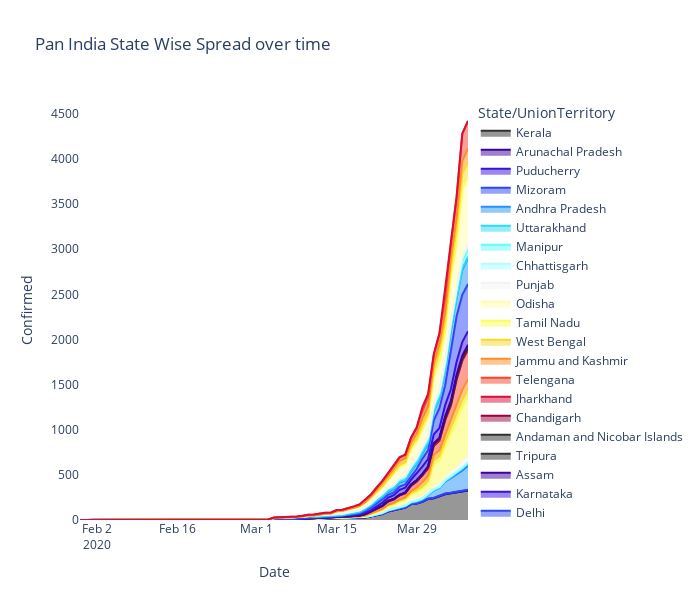

Source (notebook cell):
### Code cell
spread = CovidIndia.groupby(['Date', 'State/UnionTerritory'])['Confirmed'].sum().reset_index().sort_values('Date', ascending=True).sort_values('Confirmed', ascending=True)
fig = px.area(spread, x="Date", y="Confirmed",color='State/UnionTerritory',title='Pan India State Wise Confirmed over time',height=500,
              color_discrete_sequence = px.colors.cyclical.Edge)
fig.update_layout(plot_bgcolor='rgb(275, 270, 273)',width=700, height=600)

### Figure 1 — Plotly figure (JSON) as saved in the notebook; plotly's stock layout.template omitted (floating-point values rounded to 4 significant figures)
{"data": [{"hovertemplate": "State/UnionTerritory=Kerala<br>Date=%{x}<br>Confirmed=%{y}<extra></extra>", "legendgroup": "Kerala", "line": {"color": "#313131"}, "mode": "lines", "name": "Kerala", "orientation": "v", "showlegend": true, "stackgroup": "1", "type": "scatter", "x": ["2020-01-30T00:00:00", "2020-01-31T00:00:00", "2020-02-01T00:00:00", "2020-02-23T00:00:00", "2020-02-22T00:00:00", "2020-02-25T00:00:00", "2020-02-27T00:00:00", "2020-02-28T00:00:00", "2020-02-29T00:00:00", "2020-03-01T00:00:00", "2020-03-02T00:00:00", "2020-02-24T00:00:00", "2020-02-21T00:00:00", "2020-02-26T00:00:00", "2020-02-19T00:00:00", "2020-02-02T00:00:00", "2020-02-03T00:00:00", "2020-02-04T00:00:00", "2020-02-05T00:00:00", "2020-02-06T00:00:00", "2020-02-07T00:00:00", "2020-02-08T00:00:00", "2020-02-09T00:00:00", "2020-02-10T00:00:00", "2020-02-20T00:00:00", "2020-02-11T00:00:00", "2020-02-13T00:00:00", "2020-02-14T00:00:00", "2020-02-15T00:00:00", "2020-02-16T00:00:00", "2020-02-17T00:00:00", "2020-03-03T00:00:00", "2020-02-12T00:00:00", "2020-02-18T00:00:00", "2020-03-06T00:00:00", "2020-03-05T00:00:00", "2020-03-04T00:00:00", "2020-03-07T00:00:00", "2020-03-08T00:00:00", "2020-03-09T00:00:00", "2020-03-10T00:00:00", "2020-03-12T00:00:00", "2020-03-11T00:00:00", "2020-03-14T00:00:00", "2020-03-13T00:00:00", "2020-03-15T00:00:00", "2020-03-16T00:00:00", "2020-03-17T00:00:00", "2020-03-19T00:00:00", "2020-03-18T00:00:00", "2020-03-20T00:00:00", "2020-03-21T00:00:00", "2020-03-22T00:00:00", "2020-03-23T00:00:00", "2020-03-24T00:00:00", "2020-03-25T00:00:00", "2020-03-26T00:00:00", "2020-03-27T00:00:00", "2020-03-28T00:00:00", "2020-03-29T00:00:00", "2020-03-30T00:00:00", "2020-03-31T00:00:00", "2020-04-01T00:00:00", "2020-04-02T00:00:00", "2020-04-03T00:00:00", "2020-04-04T00:00:00", "2020-04-05T00:00:00", "2020-04-06T00:00:00", "2020-04-07T00:00:00"], "xaxis": "x", "y": [1, 1, 2, 3, 3, 3, 3, 3, 3, 3, 3, 3, 3, 3, 3, 3, 3, 3, 3, 3, 3, 3, 3, 3, 3, 3, 3, 3, 3, 3, 3, 3, 3, 3, 3, 3, 3, 3, 8, 9, 15, 17, 17, 19, 19, 22, 23, 26, 27, 27, 28, 40, 52, 67, 95, 109, 118, 137, 176, 182, 202, 234, 241, 265, 286, 295, 306, 314, 327], "yaxis": "y"}, {"hovertemplate": "State/UnionTerritory=Arunachal Pradesh<br>Date=%{x}<br>Confirmed=%{y}<extra></extra>", "legendgroup": "Arunachal Pradesh", "line": {"color": "#3d019d"}, "mode": "lines", "name": "Arunachal Pradesh", "orientation": "v", "showlegend": true, "stackgroup": "1", "type": "scatter", "x": ["2020-04-03T00:00:00", "2020-04-06T00:00:00", "2020-04-05T00:00:00", "2020-04-04T00:00:00", "2020-04-07T00:00:00"], "xaxis": "x", "y": [1, 1, 1, 1, 1], "yaxis": "y"}, {"hovertemplate": "State/UnionTerritory=Puducherry<br>Date=%{x}<br>Confirmed=%{y}<extra></extra>", "legendgroup": "Puducherry", "line": {"color": "#3810dc"}, "mode": "lines", "name": "Puducherry", "orientation": "v", "showlegend": true, "stackgroup": "1", "type": "scatter", "x": ["2020-03-30T00:00:00", "2020-03-31T00:00:00", "2020-03-18T00:00:00", "2020-03-29T00:00:00", "2020-03-22T00:00:00", "2020-03-26T00:00:00", "2020-03-24T00:00:00", "2020-03-25T00:00:00", "2020-03-23T00:00:00", "2020-03-19T00:00:00", "2020-03-27T00:00:00", "2020-03-20T00:00:00", "2020-03-28T00:00:00", "2020-03-21T00:00:00", "2020-04-01T00:00:00", "2020-04-02T00:00:00", "2020-04-04T00:00:00", "2020-04-07T00:00:00", "2020-04-03T00:00:00", "2020-04-05T00:00:00", "2020-04-06T00:00:00"], "xaxis": "x", "y": [1, 1, 1, 1, 1, 1, 1, 1, 1, 1, 1, 1, 1, 1, 3, 3, 5, 5, 5, 5, 5], "yaxis": "y"}, {"hovertemplate": "State/UnionTerritory=Mizoram<br>Date=%{x}<br>Confirmed=%{y}<extra></extra>", "legendgroup": "Mizoram", "line": {"color": "#2d47f9"}, "mode": "lines", "name": "Mizoram", "orientation": "v", "showlegend": true, "stackgroup": "1", "type": "scatter", "x": ["2020-03-30T00:00:00", "2020-04-04T00:00:00", "2020-03-31T00:00:00", "2020-04-03T00:00:00", "2020-04-06T00:00:00", "2020-03-26T00:00:00", "2020-03-25T00:00:00", "2020-04-07T00:00:00", "2020-03-27T00:00:00", "2020-03-29T00:00:00", "2020-04-05T00:00:00", "2020-03-28T00:00:00", "2020-04-01T00:00:00", "2020-04-02T00:00:00"], "xaxis": "x", "y": [1, 1, 1, 1, 1, 1, 1, 1, 1, 1, 1, 1, 1, 1], "yaxis": "y"}, {"hovertemplate": "State/UnionTerritory=Andhra Pradesh<br>Date=%{x}<br>Confirmed=%{y}<extra></extra>", "legendgroup": "Andhra Pradesh", "line": {"color": "#2593ff"}, "mode": "lines", "name": "Andhra Pradesh", "orientation": "v", "showlegend": true, "stackgroup": "1", "type": "scatter", "x": ["2020-03-15T00:00:00", "2020-03-16T00:00:00", "2020-03-17T00:00:00", "2020-03-14T00:00:00", "2020-03-12T00:00:00", "2020-03-13T00:00:00", "2020-03-18T00:00:00", "2020-03-19T00:00:00", "2020-03-21T00:00:00", "2020-03-20T00:00:00", "2020-03-22T00:00:00", "2020-03-23T00:00:00", "2020-03-24T00:00:00", "2020-03-25T00:00:00", "2020-03-26T00:00:00", "2020-03-27T00:00:00", "2020-03-28T00:00:00", "2020-03-29T00:00:00", "2020-03-30T00:00:00", "2020-03-31T00:00:00", "2020-04-01T00:00:00", "2020-04-02T00:00:00", "2020-04-03T00:00:00", "2020-04-04T00:00:00", "2020-04-05T00:00:00", "2020-04-06T00:00:00", "2020-04-07T00:00:00"], "xaxis": "x", "y": [1, 1, 1, 1, 1, 1, 1, 2, 3, 3, 5, 7, 8, 9, 11, 12, 14, 19, 23, 40, 83, 86, 132, 161, 190, 226, 266], "yaxis": "y"}, {"hovertemplate": "State/UnionTerritory=Uttarakhand<br>Date=%{x}<br>Confirmed=%{y}<extra></extra>", "legendgroup": "Uttarakhand", "line": {"color": "#2adef6"}, "mode": "lines", "name": "Uttarakhand", "orientation": "v", "showlegend": true, "stackgroup": "1", "type": "scatter", "x": ["2020-03-16T00:00:00", "2020-03-17T00:00:00", "2020-03-18T00:00:00", "2020-03-15T00:00:00", "2020-03-19T00:00:00", "2020-03-21T00:00:00", "2020-03-20T00:00:00", "2020-03-23T00:00:00", "2020-03-22T00:00:00", "2020-03-25T00:00:00", "2020-03-24T00:00:00", "2020-03-26T00:00:00", "2020-03-27T00:00:00", "2020-03-28T00:00:00", "2020-03-30T00:00:00", "2020-03-31T00:00:00", "2020-03-29T00:00:00", "2020-04-02T00:00:00", "2020-04-01T00:00:00", "2020-04-03T00:00:00", "2020-04-04T00:00:00", "2020-04-05T00:00:00", "2020-04-06T00:00:00", "2020-04-07T00:00:00"], "xaxis": "x", "y": [1, 1, 1, 1, 1, 3, 3, 3, 3, 4, 4, 5, 5, 5, 7, 7, 7, 7, 7, 10, 16, 22, 26, 31], "yaxis": "y"}, {"hovertemplate": "State/UnionTerritory=Manipur<br>Date=%{x}<br>Confirmed=%{y}<extra></extra>", "legendgroup": "Manipur", "line": {"color": "#60fdfa"}, "mode": "lines", "name": "Manipur", "orientation": "v", "showlegend": true, "stackgroup": "1", "type": "scatter", "x": ["2020-03-30T00:00:00", "2020-03-27T00:00:00", "2020-03-26T00:00:00", "2020-03-24T00:00:00", "2020-03-25T00:00:00", "2020-03-29T00:00:00", "2020-03-28T00:00:00", "2020-04-02T00:00:00", "2020-04-01T00:00:00", "2020-03-31T00:00:00", "2020-04-04T00:00:00", "2020-04-07T00:00:00", "2020-04-06T00:00:00", "2020-04-05T00:00:00", "2020-04-03T00:00:00"], "xaxis": "x", "y": [1, 1, 1, 1, 1, 1, 1, 1, 1, 1, 2, 2, 2, 2, 2], "yaxis": "y"}, {"hovertemplate": "State/UnionTerritory=Chhattisgarh<br>Date=%{x}<br>Confirmed=%{y}<extra></extra>", "legendgroup": "Chhattisgarh", "line": {"color": "#aefdff"}, "mode": "lines", "name": "Chhattisgarh", "orientation": "v", "showlegend": true, "stackgroup": "1", "type": "scatter", "x": ["2020-03-24T00:00:00", "2020-03-22T00:00:00", "2020-03-21T00:00:00", "2020-03-25T00:00:00", "2020-03-23T00:00:00", "2020-03-19T00:00:00", "2020-03-20T00:00:00", "2020-03-28T00:00:00", "2020-03-26T00:00:00", "2020-03-27T00:00:00", "2020-03-30T00:00:00", "2020-03-29T00:00:00", "2020-03-31T00:00:00", "2020-04-03T00:00:00", "2020-04-05T00:00:00", "2020-04-02T00:00:00", "2020-04-04T00:00:00", "2020-04-01T00:00:00", "2020-04-07T00:00:00", "2020-04-06T00:00:00"], "xaxis": "x", "y": [1, 1, 1, 1, 1, 1, 1, 6, 6, 6, 7, 7, 8, 9, 9, 9, 9, 9, 10, 10], "yaxis": "y"}, {"hovertemplate": "State/UnionTerritory=Punjab<br>Date=%{x}<br>Confirmed=%{y}<extra></extra>", "legendgroup": "Punjab", "line": {"color": "#f3f3f1"}, "mode": "lines", "name": "Punjab", "orientation": "v", "showlegend": true, "stackgroup": "1", "type": "scatter", "x": ["2020-03-16T00:00:00", "2020-03-17T00:00:00", "2020-03-15T00:00:00", "2020-03-11T00:00:00", "2020-03-12T00:00:00", "2020-03-18T00:00:00", "2020-03-13T00:00:00", "2020-03-14T00:00:00", "2020-03-09T00:00:00", "2020-03-10T00:00:00", "2020-03-20T00:00:00", "2020-03-19T00:00:00", "2020-03-21T00:00:00", "2020-03-23T00:00:00", "2020-03-22T00:00:00", "2020-03-25T00:00:00", "2020-03-24T00:00:00", "2020-03-26T00:00:00", "2020-03-27T00:00:00", "2020-03-29T00:00:00", "2020-03-30T00:00:00", "2020-03-28T00:00:00", "2020-03-31T00:00:00", "2020-04-01T00:00:00", "2020-04-02T00:00:00", "2020-04-03T00:00:00", "2020-04-05T00:00:00", "2020-04-04T00:00:00", "2020-04-07T00:00:00", "2020-04-06T00:00:00"], "xaxis": "x", "y": [1, 1, 1, 1, 1, 1, 1, 1, 1, 1, 2, 2, 13, 21, 21, 29, 29, 33, 33, 38, 38, 38, 41, 42, 46, 48, 57, 57, 76, 76], "yaxis": "y"}, {"hovertemplate": "State/UnionTerritory=Odisha<br>Date=%{x}<br>Confirmed=%{y}<extra></extra>", "legendgroup": "Odisha", "line": {"color": "#fffda9"}, "mode": "lines", "name": "Odisha", "orientation": "v", "showlegend": true, "stackgroup": "1", "type": "scatter", "x": ["2020-03-16T00:00:00", "2020-03-17T00:00:00", "2020-03-18T00:00:00", "2020-03-19T00:00:00", "2020-03-23T00:00:00", "2020-03-25T00:00:00", "2020-03-24T00:00:00", "2020-03-20T00:00:00", "2020-03-21T00:00:00", "2020-03-27T00:00:00", "2020-03-22T00:00:00", "2020-03-26T00:00:00", "2020-03-28T00:00:00", "2020-03-31T00:00:00", "2020-03-29T00:00:00", "2020-03-30T00:00:00", "2020-04-01T00:00:00", "2020-04-02T00:00:00", "2020-04-04T00:00:00", "2020-04-03T00:00:00", "2020-04-05T00:00:00", "2020-04-06T00:00:00", "2020-04-07T00:00:00"], "xaxis": "x", "y": [1, 1, 1, 1, 2, 2, 2, 2, 2, 2, 2, 2, 3, 3, 3, 3, 4, 4, 5, 5, 20, 21, 21], "yaxis": "y"}, {"hovertemplate": "State/UnionTerritory=Tamil Nadu<br>Date=%{x}<br>Confirmed=%{y}<extra></extra>", "legendgroup": "Tamil Nadu", "line": {"color": "#fafd5b"}, "mode": "lines", "name": "Tamil Nadu", "orientation": "v", "showlegend": true, "stackgroup": "1", "type": "scatter", "x": ["2020-03-17T00:00:00", "2020-03-18T00:00:00", "2020-03-15T00:00:00", "2020-03-11T00:00:00", "2020-03-12T00:00:00", "2020-03-13T00:00:00", "2020-03-14T00:00:00", "2020-03-16T00:00:00", "2020-03-09T00:00:00", "2020-03-07T00:00:00", "2020-03-08T00:00:00", "2020-03-10T00:00:00", "2020-03-19T00:00:00", "2020-03-21T00:00:00", "2020-03-20T00:00:00", "2020-03-22T00:00:00", "2020-03-23T00:00:00", "2020-03-24T00:00:00", "2020-03-25T00:00:00", "2020-03-26T00:00:00", "2020-03-27T00:00:00", "2020-03-28T00:00:00", "2020-03-29T00:00:00", "2020-03-30T00:00:00", "2020-03-31T00:00:00", "2020-04-02T00:00:00", "2020-04-01T00:00:00", "2020-04-03T00:00:00", "2020-04-04T00:00:00", "2020-04-05T00:00:00", "2020-04-06T00:00:00", "2020-04-07T00:00:00"], "xaxis": "x", "y": [1, 1, 1, 1, 1, 1, 1, 1, 1, 1, 1, 1, 2, 3, 3, 7, 9, 15, 18, 26, 29, 40, 49, 67, 74, 234, 234, 309, 411, 485, 571, 621], "yaxis": "y"}, {"hovertemplate": "State/UnionTerritory=West Bengal<br>Date=%{x}<br>Confirmed=%{y}<extra></extra>", "legendgroup": "West Bengal", "line": {"color": "#f7da29"}, "mode": "lines", "name": "West Bengal", "orientation": "v", "showlegend": true, "stackgroup": "1", "type": "scatter", "x": ["2020-03-18T00:00:00", "2020-03-19T00:00:00", "2020-03-20T00:00:00", "2020-03-21T00:00:00", "2020-03-22T00:00:00", "2020-03-23T00:00:00", "2020-03-24T00:00:00", "2020-03-25T00:00:00", "2020-03-26T00:00:00", "2020-03-27T00:00:00", "2020-03-28T00:00:00", "2020-03-29T00:00:00", "2020-03-30T00:00:00", "2020-03-31T00:00:00", "2020-04-01T00:00:00", "2020-04-02T00:00:00", "2020-04-03T00:00:00", "2020-04-04T00:00:00", "2020-04-05T00:00:00", "2020-04-06T00:00:00", "2020-04-07T00:00:00"], "xaxis": "x", "y": [1, 1, 2, 3, 4, 7, 9, 9, 10, 10, 15, 18, 22, 26, 37, 53, 63, 69, 80, 80, 91], "yaxis": "y"}, {"hovertemplate": "State/UnionTerritory=Jammu and Kashmir<br>Date=%{x}<br>Confirmed=%{y}<extra></extra>", "legendgroup": "Jammu and Kashmir", "line": {"color": "#ff8e25"}, "mode": "lines", "name": "Jammu and Kashmir", "orientation": "v", "showlegend": true, "stackgroup": "1", "type": "scatter", "x": ["2020-03-11T00:00:00", "2020-03-12T00:00:00", "2020-03-13T00:00:00", "2020-03-10T00:00:00", "2020-03-09T00:00:00", "2020-03-15T00:00:00", "2020-03-14T00:00:00", "2020-03-16T00:00:00", "2020-03-18T00:00:00", "2020-03-17T00:00:00", "2020-03-24T00:00:00", "2020-03-22T00:00:00", "2020-03-23T00:00:00", "2020-03-19T00:00:00", "2020-03-20T00:00:00", "2020-03-21T00:00:00", "2020-03-25T00:00:00", "2020-03-27T00:00:00", "2020-03-26T00:00:00", "2020-03-28T00:00:00", "2020-03-29T00:00:00", "2020-03-30T00:00:00", "2020-03-31T00:00:00", "2020-04-01T00:00:00", "2020-04-02T00:00:00", "2020-04-04T00:00:00", "2020-04-03T00:00:00", "2020-04-05T00:00:00", "2020-04-06T00:00:00", "2020-04-07T00:00:00"], "xaxis": "x", "y": [1, 1, 1, 1, 1, 2, 2, 3, 3, 3, 4, 4, 4, 4, 4, 4, 7, 13, 13, 20, 31, 48, 54, 62, 62, 75, 75, 106, 109, 109], "yaxis": "y"}, {"hovertemplate": "State/UnionTerritory=Telengana<br>Date=%{x}<br>Confirmed=%{y}<extra></extra>", "legendgroup": "Telengana", "line": {"color": "#f8432d"}, "mode": "lines", "name": "Telengana", "orientation": "v", "showlegend": true, "stackgroup": "1", "type": "scatter", "x": ["2020-03-12T00:00:00", "2020-03-13T00:00:00", "2020-03-14T00:00:00", "2020-03-11T00:00:00", "2020-03-03T00:00:00", "2020-03-04T00:00:00", "2020-03-09T00:00:00", "2020-03-05T00:00:00", "2020-03-06T00:00:00", "2020-03-07T00:00:00", "2020-03-02T00:00:00", "2020-03-08T00:00:00", "2020-03-10T00:00:00", "2020-03-16T00:00:00", "2020-03-15T00:00:00", "2020-03-17T00:00:00", "2020-03-19T00:00:00", "2020-03-18T00:00:00", "2020-03-20T00:00:00", "2020-03-21T00:00:00", "2020-03-22T00:00:00", "2020-03-23T00:00:00", "2020-03-25T00:00:00", "2020-03-24T00:00:00", "2020-03-26T00:00:00", "2020-03-27T00:00:00", "2020-03-28T00:00:00", "2020-03-29T00:00:00", "2020-03-30T00:00:00", "2020-03-31T00:00:00", "2020-04-01T00:00:00", "2020-04-02T00:00:00", "2020-04-03T00:00:00", "2020-04-04T00:00:00", "2020-04-05T00:00:00", "2020-04-07T00:00:00", "2020-04-06T00:00:00"], "xaxis": "x", "y": [1, 1, 1, 1, 1, 1, 1, 1, 1, 1, 1, 1, 1, 3, 3, 5, 6, 6, 17, 21, 22, 32, 35, 35, 44, 45, 56, 66, 71, 79, 96, 107, 158, 159, 269, 321, 321], "yaxis": "y"}, {"hovertemplate": "State/UnionTerritory=Jharkhand<br>Date=%{x}<br>Confirmed=%{y}<extra></extra>", "legendgroup": "Jharkhand", "line": {"color": "#d90d39"}, "mode": "lines", "name": "Jharkhand", "orientation": "v", "showlegend": true, "stackgroup": "1", "type": "scatter", "x": ["2020-04-02T00:00:00", "2020-04-01T00:00:00", "2020-04-04T00:00:00", "2020-04-03T00:00:00", "2020-04-05T00:00:00", "2020-04-07T00:00:00", "2020-04-06T00:00:00"], "xaxis": "x", "y": [1, 1, 2, 2, 3, 4, 4], "yaxis": "y"}, {"hovertemplate": "State/UnionTerritory=Chandigarh<br>Date=%{x}<br>Confirmed=%{y}<extra></extra>", "legendgroup": "Chandigarh", "line": {"color": "#97023d"}, "mode": "lines", "name": "Chandigarh", "orientation": "v", "showlegend": true, "stackgroup": "1", "type": "scatter", "x": ["2020-03-21T00:00:00", "2020-03-19T00:00:00", "2020-03-20T00:00:00", "2020-03-22T00:00:00", "2020-03-23T00:00:00", "2020-03-26T00:00:00", "2020-03-25T00:00:00", "2020-03-27T00:00:00", "2020-03-24T00:00:00", "2020-03-28T00:00:00", "2020-03-29T00:00:00", "2020-03-30T00:00:00", "2020-03-31T00:00:00", "2020-04-01T00:00:00", "2020-04-02T00:00:00", "2020-04-07T00:00:00", "2020-04-05T00:00:00", "2020-04-04T00:00:00", "2020-04-06T00:00:00", "2020-04-03T00:00:00"], "xaxis": "x", "y": [1, 1, 1, 5, 6, 7, 7, 7, 7, 8, 8, 8, 13, 16, 16, 18, 18, 18, 18, 18], "yaxis": "y"}, {"hovertemplate": "State/UnionTerritory=Andaman and Nicobar Islands<br>Date=%{x}<br>Confirmed=%{y}<extra></extra>", "legendgroup": "Andaman and Nicobar Islands", "line": {"color": "#313131"}, "mode": "lines", "name": "Andaman and Nicobar Islands", "orientation": "v", "showlegend": true, "stackgroup": "1", "type": "scatter", "x": ["2020-03-26T00:00:00", "2020-03-27T00:00:00", "2020-03-28T00:00:00", "2020-03-30T00:00:00", "2020-03-29T00:00:00", "2020-04-05T00:00:00", "2020-03-31T00:00:00", "2020-04-01T00:00:00", "2020-04-02T00:00:00", "2020-04-06T00:00:00", "2020-04-07T00:00:00", "2020-04-04T00:00:00", "2020-04-03T00:00:00"], "xaxis": "x", "y": [1, 1, 6, 9, 9, 10, 10, 10, 10, 10, 10, 10, 10], "yaxis": "y"}, {"hovertemplate": "State/UnionTerritory=Tripura<br>Date=%{x}<br>Confirmed=%{y}<extra></extra>", "legendgroup": "Tripura", "line": {"color": "#313131"}, "mode": "lines", "name": "Tripura", "orientation": "v", "showlegend": true, "stackgroup": "1", "type": "scatter", "x": ["2020-04-07T00:00:00"], "xaxis": "x", "y": [1], "yaxis": "y"}, {"hovertemplate": "State/UnionTerritory=Assam<br>Date=%{x}<br>Confirmed=%{y}<extra></extra>", "legendgroup": "Assam", "line": {"color": "#3d019d"}, "mode": "lines", "name": "Assam", "orientation": "v", "showlegend": true, "stackgroup": "1", "type": "scatter", "x": ["2020-04-01T00:00:00", "2020-04-02T00:00:00", "2020-04-03T00:00:00", "2020-04-04T00:00:00", "2020-04-06T00:00:00", "2020-04-07T00:00:00", "2020-04-05T00:00:00"], "xaxis": "x", "y": [1, 5, 16, 24, 26, 26, 26], "yaxis": "y"}, {"hovertemplate": "State/UnionTerritory=Karnataka<br>Date=%{x}<br>Confirmed=%{y}<extra></extra>", "legendgroup": "Karnataka", "line": {"color": "#3810dc"}, "mode": "lines", "name": "Karnataka", "orientation": "v", "showlegend": true, "stackgroup": "1", "type": "scatter", "x": ["2020-03-09T00:00:00", "2020-03-11T00:00:00", "2020-03-10T00:00:00", "2020-03-12T00:00:00", "2020-03-13T00:00:00", "2020-03-14T00:00:00", "2020-03-15T00:00:00", "2020-03-16T00:00:00", "2020-03-17T00:00:00", "2020-03-18T00:00:00", "2020-03-19T00:00:00", "2020-03-21T00:00:00", "2020-03-20T00:00:00", "2020-03-22T00:00:00", "2020-03-23T00:00:00", "2020-03-24T00:00:00", "2020-03-25T00:00:00", "2020-03-27T00:00:00", "2020-03-28T00:00:00", "2020-03-26T00:00:00", "2020-03-29T00:00:00", "2020-03-30T00:00:00", "2020-03-31T00:00:00", "2020-04-01T00:00:00", "2020-04-02T00:00:00", "2020-04-03T00:00:00", "2020-04-04T00:00:00", "2020-04-05T00:00:00", "2020-04-07T00:00:00", "2020-04-06T00:00:00"], "xaxis": "x", "y": [1, 4, 4, 4, 6, 6, 6, 6, 11, 11, 14, 15, 15, 26, 33, 37, 41, 55, 55, 55, 76, 83, 83, 101, 110, 124, 128, 144, 151, 151], "yaxis": "y"}, {"hovertemplate": "State/UnionTerritory=Delhi<br>Date=%{x}<br>Confirmed=%{y}<extra></extra>", "legendgroup": "Delhi", "line": {"color": "#2d47f9"}, "mode": "lines", "name": "Delhi", "orientation": "v", "showlegend": true, "stackgroup": "1", "type": "scatter", "x": ["2020-03-03T00:00:00", "2020-03-04T00:00:00", "2020-03-02T00:00:00", "2020-03-05T00:00:00", "2020-03-06T00:00:00", "2020-03-07T00:00:00", "2020-03-08T00:00:00", "2020-03-10T00:00:00", "2020-03-09T00:00:00", "2020-03-11T00:00:00", "2020-03-12T00:00:00", "2020-03-13T00:00:00", "2020-03-14T00:00:00", "2020-03-16T00:00:00", "2020-03-15T00:00:00", "2020-03-17T00:00:00", "2020-03-18T00:00:00", "2020-03-19T00:00:00", "2020-03-20T00:00:00", "2020-03-21T00:00:00", "2020-03-23T00:00:00", "2020-03-22T00:00:00", "2020-03-24T00:00:00", "2020-03-25T00:00:00", "2020-03-27T00:00:00", "2020-03-26T00:00:00", "2020-03-28T00:00:00", "2020-03-29T00:00:00", "2020-03-30T00:00:00", "2020-03-31T00:00:00", "2020-04-01T00:00:00", "2020-04-03T00:00:00", "2020-04-02T00:00:00", "2020-04-04T00:00:00", "2020-04-05T00:00:00", "2020-04-06T00:00:00", "2020-04-07T00:00:00"], "xaxis": "x", "y": [1, 1, 1, 2, 3, 3, 3, 4, 4, 5, 6, 6, 7, 7, 7, 8, 10, 12, 17, 26, 29, 29, 30, 31, 36, 36, 39, 49, 87, 97, 152, 219, 219, 445, 503, 523, 523], "yaxis": "y"}, {"hovertemplate": "State/UnionTerritory=Rajasthan<br>Date=%{x}<br>Confirmed=%{y}<extra></extra>", "legendgroup": "Rajasthan", "line": {"color": "#2593ff"}, "mode": "lines", "name": "Rajasthan", "orientation": "v", "showlegend": true, "stackgroup": "1", "type": "scatter", "x": ["2020-03-03T00:00:00", "2020-03-12T00:00:00", "2020-03-13T00:00:00", "2020-03-11T00:00:00", "2020-03-14T00:00:00", "2020-03-17T00:00:00", "2020-03-15T00:00:00", "2020-03-16T00:00:00", "2020-03-18T00:00:00", "2020-03-19T00:00:00", "2020-03-04T00:00:00", "2020-03-05T00:00:00", "2020-03-06T00:00:00", "2020-03-07T00:00:00", "2020-03-08T00:00:00", "2020-03-09T00:00:00", "2020-03-10T00:00:00", "2020-03-20T00:00:00", "2020-03-21T00:00:00", "2020-03-22T00:00:00", "2020-03-23T00:00:00", "2020-03-24T00:00:00", "2020-03-25T00:00:00", "2020-03-27T00:00:00", "2020-03-26T00:00:00", "2020-03-28T00:00:00", "2020-03-29T00:00:00", "2020-03-30T00:00:00", "2020-03-31T00:00:00", "2020-04-01T00:00:00", "2020-04-02T00:00:00", "2020-04-03T00:00:00", "2020-04-05T00:00:00", "2020-04-04T00:00:00", "2020-04-06T00:00:00", "2020-04-07T00:00:00"], "xaxis": "x", "y": [1, 3, 3, 3, 3, 4, 4, 4, 4, 7, 15, 15, 15, 15, 15, 15, 15, 17, 17, 24, 28, 32, 36, 41, 41, 54, 55, 59, 74, 93, 108, 167, 200, 200, 274, 288], "yaxis": "y"}, {"hovertemplate": "State/UnionTerritory=Ladakh<br>Date=%{x}<br>Confirmed=%{y}<extra></extra>", "legendgroup": "Ladakh", "line": {"color": "#2adef6"}, "mode": "lines", "name": "Ladakh", "orientation": "v", "showlegend": true, "stackgroup": "1", "type": "scatter", "x": ["2020-03-07T00:00:00", "2020-03-11T00:00:00", "2020-03-08T00:00:00", "2020-03-09T00:00:00", "2020-03-10T00:00:00", "2020-03-12T00:00:00", "2020-03-14T00:00:00", "2020-03-13T00:00:00", "2020-03-15T00:00:00", "2020-03-16T00:00:00", "2020-03-17T00:00:00", "2020-03-19T00:00:00", "2020-03-18T00:00:00", "2020-03-20T00:00:00", "2020-03-23T00:00:00", "2020-03-30T00:00:00", "2020-03-28T00:00:00", "2020-03-25T00:00:00", "2020-03-29T00:00:00", "2020-03-21T00:00:00", "2020-03-27T00:00:00", "2020-03-31T00:00:00", "2020-04-02T00:00:00", "2020-03-26T00:00:00", "2020-03-24T00:00:00", "2020-03-22T00:00:00", "2020-04-01T00:00:00", "2020-04-04T00:00:00", "2020-04-07T00:00:00", "2020-04-06T00:00:00", "2020-04-05T00:00:00", "2020-04-03T00:00:00"], "xaxis": "x", "y": [2, 2, 2, 2, 2, 3, 3, 3, 3, 4, 6, 8, 8, 10, 13, 13, 13, 13, 13, 13, 13, 13, 13, 13, 13, 13, 13, 14, 14, 14, 14, 14], "yaxis": "y"}, {"hovertemplate": "State/UnionTerritory=Haryana<br>Date=%{x}<br>Confirmed=%{y}<extra></extra>", "legendgroup": "Haryana", "line": {"color": "#60fdfa"}, "mode": "lines", "name": "Haryana", "orientation": "v", "showlegend": true, "stackgroup": "1", "type": "scatter", "x": ["2020-03-07T00:00:00", "2020-03-06T00:00:00", "2020-03-05T00:00:00", "2020-03-04T00:00:00", "2020-03-10T00:00:00", "2020-03-08T00:00:00", "2020-03-09T00:00:00", "2020-03-16T00:00:00", "2020-03-15T00:00:00", "2020-03-11T00:00:00", "2020-03-12T00:00:00", "2020-03-14T00:00:00", "2020-03-13T00:00:00", "2020-03-17T00:00:00", "2020-03-20T00:00:00", "2020-03-19T00:00:00", "2020-03-21T00:00:00", "2020-03-18T00:00:00", "2020-03-22T00:00:00", "2020-03-23T00:00:00", "2020-03-24T00:00:00", "2020-03-25T00:00:00", "2020-03-26T00:00:00", "2020-03-27T00:00:00", "2020-03-28T00:00:00", "2020-03-29T00:00:00", "2020-03-30T00:00:00", "2020-03-31T00:00:00", "2020-04-01T00:00:00", "2020-04-02T00:00:00", "2020-04-04T00:00:00", "2020-04-03T00:00:00", "2020-04-05T00:00:00", "2020-04-06T00:00:00", "2020-04-07T00:00:00"], "xaxis": "x", "y": [2, 2, 2, 2, 2, 2, 2, 14, 14, 14, 14, 14, 14, 15, 17, 17, 17, 17, 21, 26, 28, 28, 30, 30, 33, 33, 36, 40, 43, 43, 49, 49, 59, 84, 90], "yaxis": "y"}, {"hovertemplate": "State/UnionTerritory=Bihar<br>Date=%{x}<br>Confirmed=%{y}<extra></extra>", "legendgroup": "Bihar", "line": {"color": "#aefdff"}, "mode": "lines", "name": "Bihar", "orientation": "v", "showlegend": true, "stackgroup": "1", "type": "scatter", "x": ["2020-03-23T00:00:00", "2020-03-22T00:00:00", "2020-03-24T00:00:00", "2020-03-25T00:00:00", "2020-03-26T00:00:00", "2020-03-27T00:00:00", "2020-03-28T00:00:00", "2020-03-29T00:00:00", "2020-03-31T00:00:00", "2020-03-30T00:00:00", "2020-04-01T00:00:00", "2020-04-02T00:00:00", "2020-04-03T00:00:00", "2020-04-04T00:00:00", "2020-04-05T00:00:00", "2020-04-06T00:00:00", "2020-04-07T00:00:00"], "xaxis": "x", "y": [2, 2, 3, 4, 6, 6, 9, 11, 15, 15, 23, 24, 29, 30, 30, 32, 32], "yaxis": "y"}, {"hovertemplate": "State/UnionTerritory=Himachal Pradesh<br>Date=%{x}<br>Confirmed=%{y}<extra></extra>", "legendgroup": "Himachal Pradesh", "line": {"color": "#f3f3f1"}, "mode": "lines", "name": "Himachal Pradesh", "orientation": "v", "showlegend": true, "stackgroup": "1", "type": "scatter", "x": ["2020-03-23T00:00:00", "2020-03-21T00:00:00", "2020-03-22T00:00:00", "2020-03-27T00:00:00", "2020-03-24T00:00:00", "2020-03-25T00:00:00", "2020-04-02T00:00:00", "2020-03-26T00:00:00", "2020-03-29T00:00:00", "2020-03-31T00:00:00", "2020-03-30T00:00:00", "2020-04-01T00:00:00", "2020-03-28T00:00:00", "2020-04-04T00:00:00", "2020-04-05T00:00:00", "2020-04-03T00:00:00", "2020-04-07T00:00:00", "2020-04-06T00:00:00"], "xaxis": "x", "y": [2, 2, 2, 3, 3, 3, 3, 3, 3, 3, 3, 3, 3, 6, 6, 6, 13, 13], "yaxis": "y"}, {"hovertemplate": "State/UnionTerritory=Maharashtra<br>Date=%{x}<br>Confirmed=%{y}<extra></extra>", "legendgroup": "Maharashtra", "line": {"color": "#fffda9"}, "mode": "lines", "name": "Maharashtra", "orientation": "v", "showlegend": true, "stackgroup": "1", "type": "scatter", "x": ["2020-03-09T00:00:00", "2020-03-11T00:00:00", "2020-03-10T00:00:00", "2020-03-12T00:00:00", "2020-03-13T00:00:00", "2020-03-14T00:00:00", "2020-03-15T00:00:00", "2020-03-16T00:00:00", "2020-03-17T00:00:00", "2020-03-18T00:00:00", "2020-03-19T00:00:00", "2020-03-20T00:00:00", "2020-03-21T00:00:00", "2020-03-22T00:00:00", "2020-03-23T00:00:00", "2020-03-24T00:00:00", "2020-03-26T00:00:00", "2020-03-25T00:00:00", "2020-03-27T00:00:00", "2020-03-28T00:00:00", "2020-03-29T00:00:00", "2020-03-30T00:00:00", "2020-03-31T00:00:00", "2020-04-01T00:00:00", "2020-04-03T00:00:00", "2020-04-02T00:00:00", "2020-04-04T00:00:00", "2020-04-05T00:00:00", "2020-04-06T00:00:00", "2020-04-07T00:00:00"], "xaxis": "x", "y": [2, 2, 5, 11, 14, 14, 32, 32, 39, 42, 47, 52, 63, 67, 74, 89, 124, 128, 130, 180, 186, 198, 216, 302, 335, 335, 490, 490, 748, 748], "yaxis": "y"}, {"hovertemplate": "State/UnionTerritory=Goa<br>Date=%{x}<br>Confirmed=%{y}<extra></extra>", "legendgroup": "Goa", "line": {"color": "#fafd5b"}, "mode": "lines", "name": "Goa", "orientation": "v", "showlegend": true, "stackgroup": "1", "type": "scatter", "x": ["2020-03-27T00:00:00", "2020-03-26T00:00:00", "2020-03-28T00:00:00", "2020-04-01T00:00:00", "2020-03-29T00:00:00", "2020-03-30T00:00:00", "2020-04-02T00:00:00", "2020-03-31T00:00:00", "2020-04-03T00:00:00", "2020-04-04T00:00:00", "2020-04-05T00:00:00", "2020-04-06T00:00:00", "2020-04-07T00:00:00"], "xaxis": "x", "y": [3, 3, 3, 5, 5, 5, 5, 5, 6, 7, 7, 7, 7], "yaxis": "y"}, {"hovertemplate": "State/UnionTerritory=Madhya Pradesh<br>Date=%{x}<br>Confirmed=%{y}<extra></extra>", "legendgroup": "Madhya Pradesh", "line": {"color": "#f7da29"}, "mode": "lines", "name": "Madhya Pradesh", "orientation": "v", "showlegend": true, "stackgroup": "1", "type": "scatter", "x": ["2020-03-22T00:00:00", "2020-03-21T00:00:00", "2020-03-23T00:00:00", "2020-03-24T00:00:00", "2020-03-25T00:00:00", "2020-03-27T00:00:00", "2020-03-26T00:00:00", "2020-03-29T00:00:00", "2020-03-28T00:00:00", "2020-03-30T00:00:00", "2020-03-31T00:00:00", "2020-04-01T00:00:00", "2020-04-02T00:00:00", "2020-04-03T00:00:00", "2020-04-04T00:00:00", "2020-04-05T00:00:00", "2020-04-06T00:00:00", "2020-04-07T00:00:00"], "xaxis": "x", "y": [4, 4, 6, 7, 14, 20, 20, 30, 30, 47, 47, 66, 99, 104, 104, 165, 165, 165], "yaxis": "y"}, {"hovertemplate": "State/UnionTerritory=Gujarat<br>Date=%{x}<br>Confirmed=%{y}<extra></extra>", "legendgroup": "Gujarat", "line": {"color": "#ff8e25"}, "mode": "lines", "name": "Gujarat", "orientation": "v", "showlegend": true, "stackgroup": "1", "type": "scatter", "x": ["2020-03-20T00:00:00", "2020-03-21T00:00:00", "2020-03-22T00:00:00", "2020-03-23T00:00:00", "2020-03-24T00:00:00", "2020-03-25T00:00:00", "2020-03-27T00:00:00", "2020-03-26T00:00:00", "2020-03-28T00:00:00", "2020-03-29T00:00:00", "2020-03-30T00:00:00", "2020-03-31T00:00:00", "2020-04-01T00:00:00", "2020-04-02T00:00:00", "2020-04-03T00:00:00", "2020-04-04T00:00:00", "2020-04-05T00:00:00", "2020-04-06T00:00:00", "2020-04-07T00:00:00"], "xaxis": "x", "y": [5, 7, 18, 29, 33, 38, 43, 43, 45, 58, 69, 73, 82, 87, 95, 105, 122, 144, 144], "yaxis": "y"}, {"hovertemplate": "State/UnionTerritory=Uttar Pradesh<br>Date=%{x}<br>Confirmed=%{y}<extra></extra>", "legendgroup": "Uttar Pradesh", "line": {"color": "#f8432d"}, "mode": "lines", "name": "Uttar Pradesh", "orientation": "v", "showlegend": true, "stackgroup": "1", "type": "scatter", "x": ["2020-03-04T00:00:00", "2020-03-10T00:00:00", "2020-03-05T00:00:00", "2020-03-06T00:00:00", "2020-03-09T00:00:00", "2020-03-07T00:00:00", "2020-03-08T00:00:00", "2020-03-11T00:00:00", "2020-03-13T00:00:00", "2020-03-12T00:00:00", "2020-03-14T00:00:00", "2020-03-16T00:00:00", "2020-03-15T00:00:00", "2020-03-17T00:00:00", "2020-03-18T00:00:00", "2020-03-19T00:00:00", "2020-03-20T00:00:00", "2020-03-21T00:00:00", "2020-03-22T00:00:00", "2020-03-23T00:00:00", "2020-03-24T00:00:00", "2020-03-25T00:00:00", "2020-03-26T00:00:00", "2020-03-27T00:00:00", "2020-03-28T00:00:00", "2020-03-29T00:00:00", "2020-03-30T00:00:00", "2020-03-31T00:00:00", "2020-04-01T00:00:00", "2020-04-02T00:00:00", "2020-04-03T00:00:00", "2020-04-04T00:00:00", "2020-04-05T00:00:00", "2020-04-06T00:00:00", "2020-04-07T00:00:00"], "xaxis": "x", "y": [6, 7, 7, 7, 7, 7, 7, 9, 11, 11, 12, 13, 13, 15, 16, 19, 23, 24, 27, 31, 33, 37, 41, 41, 55, 65, 82, 101, 103, 113, 172, 174, 227, 305, 305], "yaxis": "y"}, {"hovertemplate": "State/UnionTerritory=Unassigned<br>Date=%{x}<br>Confirmed=%{y}<extra></extra>", "legendgroup": "Unassigned", "line": {"color": "#d90d39"}, "mode": "lines", "name": "Unassigned", "orientation": "v", "showlegend": true, "stackgroup": "1", "type": "scatter", "x": ["2020-03-31T00:00:00", "2020-03-30T00:00:00", "2020-04-03T00:00:00"], "xaxis": "x", "y": [38, 46, 77], "yaxis": "y"}], "layout": {"height": 600, "legend": {"title": {"text": "State/UnionTerritory"}, "tracegroupgap": 0}, "plot_bgcolor": "rgb(275, 270, 273)", "title": {"text": "Pan India State Wise Spread over time"}, "width": 700, "xaxis": {"anchor": "y", "domain": [0, 1], "title": {"text": "Date"}}, "yaxis": {"anchor": "x", "domain": [0, 1], "title": {"text": "Confirmed"}}}}
